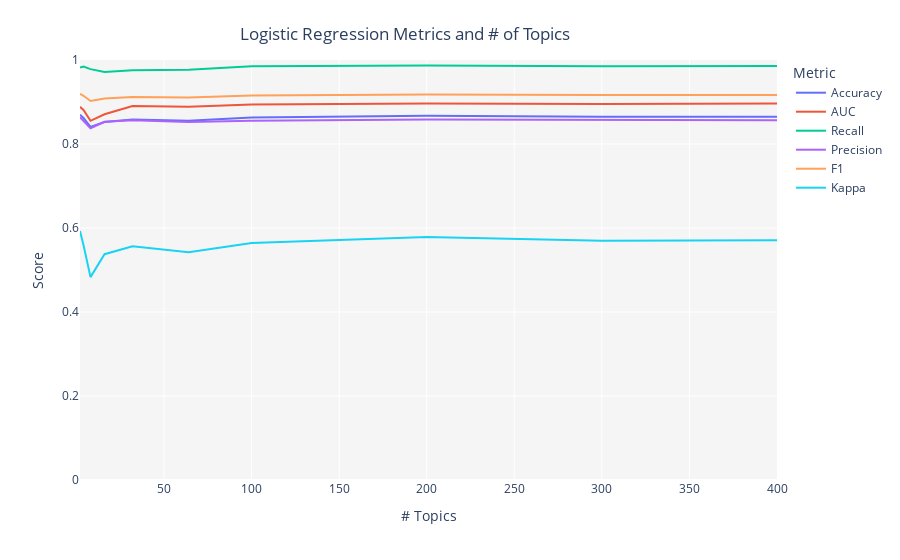

Notebook code cell kept with this figure:
### Markdown cell above
There are 310 words present in the vocabulary for `sentence_x`.<br>
To get the features for the model, is used a Topic Modelling with PyCaret, for it, the model is tuned (LDA Model) to see what is the best number of topics.

### Code cell
tuned_model_x = tune_model(model='lda', supervised_target='same_security')

### Figure 1 — Plotly figure (JSON) as saved in the notebook; plotly's stock layout.template omitted (floating-point values rounded to 4 significant figures)
{"data": [{"hovertemplate": "Metric=Accuracy<br># Topics=%{x}<br>Score=%{y}<extra></extra>", "legendgroup": "Accuracy", "line": {"color": "#636efa", "dash": "solid", "shape": "linear"}, "mode": "lines", "name": "Accuracy", "orientation": "v", "showlegend": true, "type": "scatter", "x": [2, 4, 8, 16, 32, 64, 100, 200, 300, 400], "xaxis": "x", "y": [0.8697, 0.8618, 0.8408, 0.8525, 0.8585, 0.8553, 0.8632, 0.8674, 0.8646, 0.8651], "yaxis": "y"}, {"hovertemplate": "Metric=AUC<br># Topics=%{x}<br>Score=%{y}<extra></extra>", "legendgroup": "AUC", "line": {"color": "#EF553B", "dash": "solid", "shape": "linear"}, "mode": "lines", "name": "AUC", "orientation": "v", "showlegend": true, "type": "scatter", "x": [2, 4, 8, 16, 32, 64, 100, 200, 300, 400], "xaxis": "x", "y": [0.8884, 0.8812, 0.8553, 0.8708, 0.8905, 0.8888, 0.8941, 0.8964, 0.8953, 0.8967], "yaxis": "y"}, {"hovertemplate": "Metric=Recall<br># Topics=%{x}<br>Score=%{y}<extra></extra>", "legendgroup": "Recall", "line": {"color": "#00cc96", "dash": "solid", "shape": "linear"}, "mode": "lines", "name": "Recall", "orientation": "v", "showlegend": true, "type": "scatter", "x": [2, 4, 8, 16, 32, 64, 100, 200, 300, 400], "xaxis": "x", "y": [0.982, 0.9845, 0.9783, 0.9715, 0.9758, 0.9771, 0.9851, 0.987, 0.9851, 0.9857], "yaxis": "y"}, {"hovertemplate": "Metric=Precision<br># Topics=%{x}<br>Score=%{y}<extra></extra>", "legendgroup": "Precision", "line": {"color": "#ab63fa", "dash": "solid", "shape": "linear"}, "mode": "lines", "name": "Precision", "orientation": "v", "showlegend": true, "type": "scatter", "x": [2, 4, 8, 16, 32, 64, 100, 200, 300, 400], "xaxis": "x", "y": [0.8637, 0.8542, 0.8376, 0.853, 0.8564, 0.8524, 0.8552, 0.8582, 0.8566, 0.8567], "yaxis": "y"}, {"hovertemplate": "Metric=F1<br># Topics=%{x}<br>Score=%{y}<extra></extra>", "legendgroup": "F1", "line": {"color": "#FFA15A", "dash": "solid", "shape": "linear"}, "mode": "lines", "name": "F1", "orientation": "v", "showlegend": true, "type": "scatter", "x": [2, 4, 8, 16, 32, 64, 100, 200, 300, 400], "xaxis": "x", "y": [0.9191, 0.9147, 0.9025, 0.9084, 0.9122, 0.9105, 0.9156, 0.9181, 0.9164, 0.9167], "yaxis": "y"}, {"hovertemplate": "Metric=Kappa<br># Topics=%{x}<br>Score=%{y}<extra></extra>", "legendgroup": "Kappa", "line": {"color": "#19d3f3", "dash": "solid", "shape": "linear"}, "mode": "lines", "name": "Kappa", "orientation": "v", "showlegend": true, "type": "scatter", "x": [2, 4, 8, 16, 32, 64, 100, 200, 300, 400], "xaxis": "x", "y": [0.5926, 0.5597, 0.483, 0.5376, 0.5563, 0.5423, 0.5645, 0.5788, 0.5699, 0.571], "yaxis": "y"}], "layout": {"autosize": true, "legend": {"title": {"text": "Metric"}, "tracegroupgap": 0}, "margin": {"t": 60}, "plot_bgcolor": "rgb(245,245,245)", "title": {"text": "Logistic Regression Metrics and # of Topics", "x": 0.45, "xanchor": "center", "y": 0.95, "yanchor": "top"}, "xaxis": {"anchor": "y", "autorange": true, "domain": [0, 1], "range": [2, 400], "title": {"text": "# Topics"}, "type": "linear"}, "yaxis": {"anchor": "x", "domain": [0, 1], "range": [0, 1], "title": {"text": "Score"}, "type": "linear"}}}
